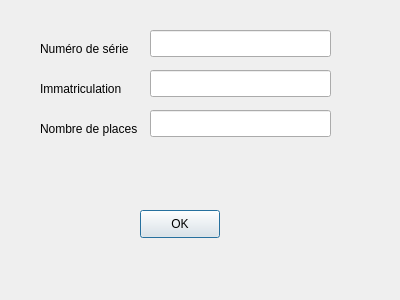
<?xml version="1.0" encoding="UTF-8"?>
<ui version="4.0">
 <class>AjouterPromenadeGuiClass</class>
 <widget class="QDialog" name="AjouterPromenadeGuiClass">
  <property name="geometry">
   <rect>
    <x>0</x>
    <y>0</y>
    <width>400</width>
    <height>300</height>
   </rect>
  </property>
  <property name="windowTitle">
   <string>AjouterPromenadeGui</string>
  </property>
  <widget class="QLabel" name="label">
   <property name="geometry">
    <rect>
     <x>40</x>
     <y>40</y>
     <width>101</width>
     <height>17</height>
    </rect>
   </property>
   <property name="text">
    <string>Numéro de série</string>
   </property>
  </widget>
  <widget class="QLabel" name="label_2">
   <property name="geometry">
    <rect>
     <x>40</x>
     <y>80</y>
     <width>101</width>
     <height>17</height>
    </rect>
   </property>
   <property name="text">
    <string>Immatriculation</string>
   </property>
  </widget>
  <widget class="QLabel" name="label_3">
   <property name="geometry">
    <rect>
     <x>40</x>
     <y>120</y>
     <width>111</width>
     <height>17</height>
    </rect>
   </property>
   <property name="text">
    <string>Nombre de places</string>
   </property>
  </widget>
  <widget class="QLineEdit" name="leSerie">
   <property name="geometry">
    <rect>
     <x>150</x>
     <y>30</y>
     <width>181</width>
     <height>27</height>
    </rect>
   </property>
  </widget>
  <widget class="QLineEdit" name="leImmatriculation">
   <property name="geometry">
    <rect>
     <x>150</x>
     <y>70</y>
     <width>181</width>
     <height>27</height>
    </rect>
   </property>
  </widget>
  <widget class="QLineEdit" name="lePlaces">
   <property name="geometry">
    <rect>
     <x>150</x>
     <y>110</y>
     <width>181</width>
     <height>27</height>
    </rect>
   </property>
  </widget>
  <widget class="QPushButton" name="pushButtonOK">
   <property name="geometry">
    <rect>
     <x>140</x>
     <y>210</y>
     <width>80</width>
     <height>28</height>
    </rect>
   </property>
   <property name="text">
    <string>OK</string>
   </property>
  </widget>
 </widget>
 <layoutdefault spacing="6" margin="11"/>
 <resources/>
 <connections>
  <connection>
   <sender>pushButtonOK</sender>
   <signal>clicked()</signal>
   <receiver>AjouterPromenadeGuiClass</receiver>
   <slot>validerPromenade()</slot>
   <hints>
    <hint type="sourcelabel">
     <x>179</x>
     <y>223</y>
    </hint>
    <hint type="destinationlabel">
     <x>199</x>
     <y>149</y>
    </hint>
   </hints>
  </connection>
 </connections>
 <slots>
  <slot>validerPromenade()</slot>
 </slots>
</ui>
